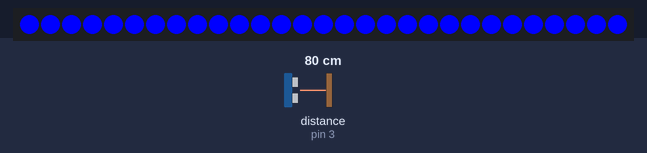
Simulated run of this sketch. Board: Arduino Uno, built with avr-gcc and run on an emulated ATmega328P. On the bench: 29 RGB LEDs in strip order, left to right. Wiring (inferred from the names in the program): ultrasonic range finder: trigger pin 2; echo pin 3. The test bench sets the inputs (shaded band); at power-on: distance to the obstacle (sensor on pin 3) 80 cm. The echo pulse lasts 58.3 µs per cm.

Above: at 1.3 s.
1.4 s: distance to the obstacle (sensor on pin 3) set to 250 cm
At 1.9 s:
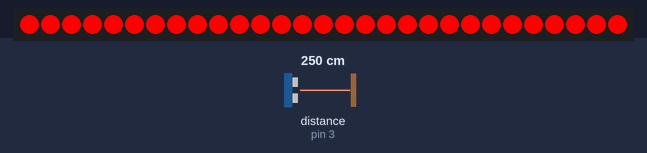
4.2 s: distance to the obstacle (sensor on pin 3) set to 205 cm
5.7 s: distance to the obstacle (sensor on pin 3) set to 198 cm
8.9 s: distance to the obstacle (sensor on pin 3) set to 299 cm
Timing chart, 0 to 11.9 s (numbered marks = the images above; inputs shaded):
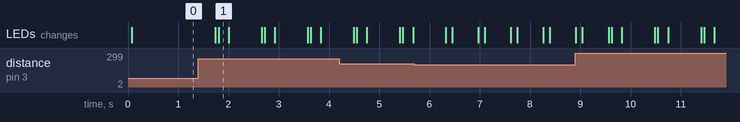

Measured:
- after the input at 1.4 s, the LEDs: first change after 0.34 s (image 1 shows a later state)

The sketch:

megane1.ino
```cpp
#define trigPin 2
#define echoPin 3

#include <Adafruit_NeoPixel.h>
#include <avr/power.h>

#define PIN 6

Adafruit_NeoPixel strip = Adafruit_NeoPixel(29, PIN, NEO_GRB + NEO_KHZ800);

void setup() {
  Serial.begin (9600);
  pinMode(trigPin, OUTPUT);
  pinMode(echoPin, INPUT);

  // This is for Trinket 5V 16MHz, you can remove these three lines if you are not using a Trinket
#if defined (__AVR_ATtiny85__)
  if (F_CPU == 16000000) clock_prescale_set(clock_div_1);
#endif
  // End of trinket special code

  strip.begin();
  strip.show(); // Initialize all pixels to 'off'
}

void loop() {
  int duration, distance;
  digitalWrite(trigPin, HIGH);
  delayMicroseconds(1000);
  digitalWrite(trigPin, LOW);
  duration = pulseIn(echoPin, HIGH);
  distance = (duration/2) / 29.1;
  if (distance <= 100){
     colorWipe(strip.Color(0, 0, 255), 1); // BLUE


  }
  else {
  if (distance <=200 ){
    colorWipe(strip.Color(255, 0, 0), 1); // RED
    colorWipe(strip.Color(0, 0, 255), 1); // BLUE
  }
  else {
    colorWipe(strip.Color(255, 0, 0), 1); // RED
    colorWipe(strip.Color(255, 0, 0), 1); // RED
    colorWipe(strip.Color(255, 0, 0), 1); // RED
    colorWipe(strip.Color(0, 0, 255), 1); // BLUE
    colorWipe(strip.Color(0, 0, 255), 1); // BLUE
   colorWipe(strip.Color(0, 0, 255), 1); // BLUE
   }
 }
  delay(500);
}

// Fill the dots one after the other with a color
void colorWipe(uint32_t c, uint8_t wait) {
  for(uint16_t i=0; i<strip.numPixels(); i++) {
      strip.setPixelColor(i, c);
      strip.show();
      delay(wait);
  }
}
```
